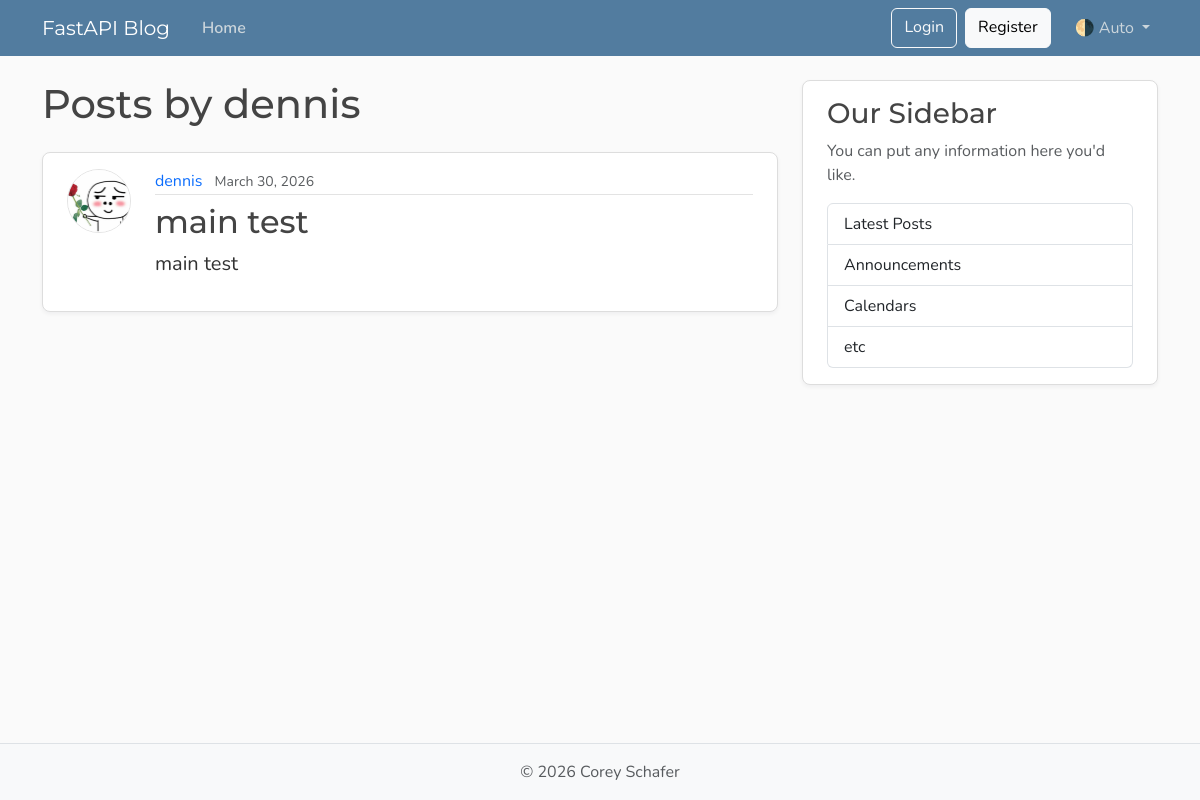
Before: /users/1/posts with the older database file.
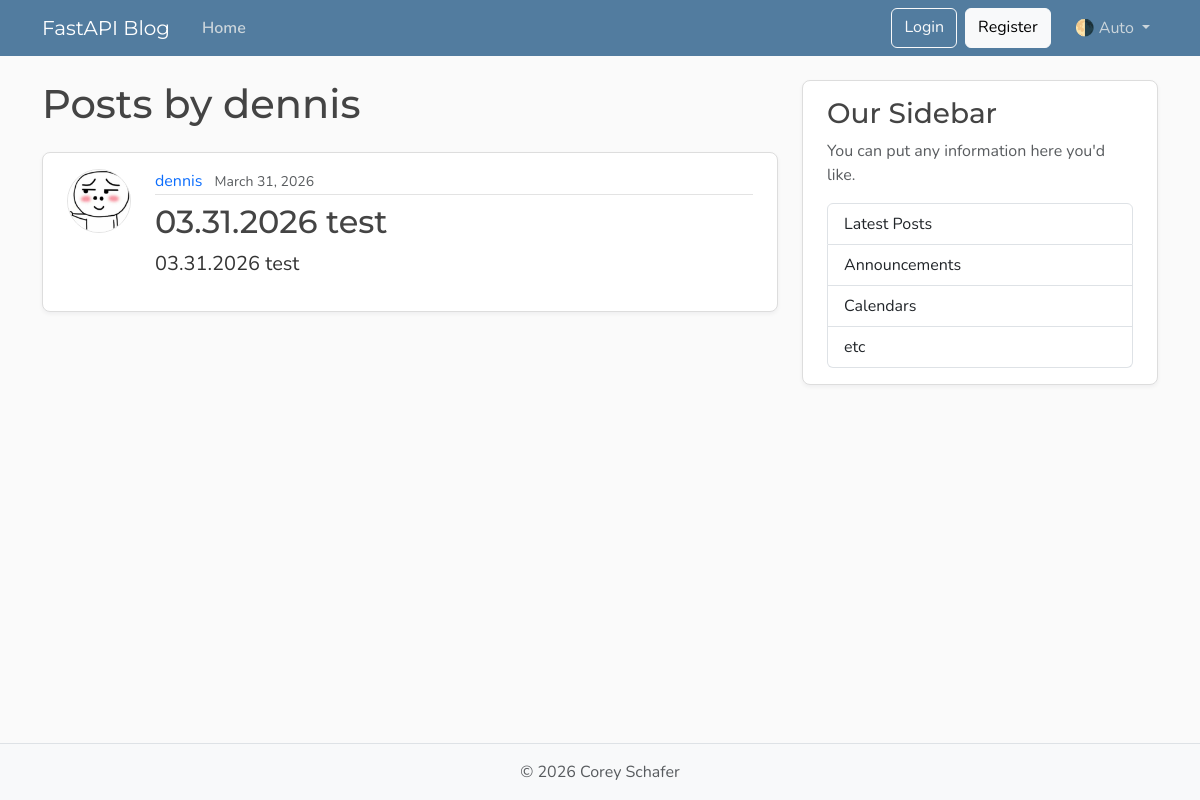
After: the same page with the newer database file.
### models.py (models this page shows, shortened)
class User(Base):
    __tablename__ = "users"
    id: Mapped[int] = mapped_column(Integer, primary_key=True, index=True)
    username: Mapped[str] = mapped_column(String(50), unique=True, nullable=False)
    email: Mapped[str] = mapped_column(String(120), unique=True, nullable=False)
    image_file: Mapped[str | None] = mapped_column(
        String(200),
        nullable=True,
        default=None,
    )
    posts: Mapped[list[Post]] = relationship(
        back_populates="author",
        cascade="all, delete-orphan",
    )

class Post(Base):
    __tablename__ = "posts"
    id: Mapped[int] = mapped_column(Integer, primary_key=True, index=True)
    title: Mapped[str] = mapped_column(String(100), nullable=False)
    content: Mapped[str] = mapped_column(Text, nullable=False)
    user_id: Mapped[int] = mapped_column(
        ForeignKey("users.id"),
        nullable=False,
        index=True,
    )
    date_posted: Mapped[datetime] = mapped_column(
        DateTime(timezone=True),
        default=lambda: datetime.now(UTC),
    )
    author: Mapped[User] = relationship(back_populates="posts")

### main.py (the view)
@app.get("/users/{user_id}/posts", include_in_schema=False, name="user_posts")
async def user_posts_page(
    request: Request,
    user_id: int,
    db: Annotated[AsyncSession, Depends(get_db)],
):
    result = await db.execute(select(models.User).where(models.User.id == user_id))
    user = result.scalars().first()
    if not user:
        raise HTTPException(
            status_code=status.HTTP_404_NOT_FOUND,
            detail="User not found",
        )
    result = await db.execute(
        select(models.Post)
        .options(selectinload(models.Post.author))
        .where(models.Post.user_id == user_id),
    )
    posts = result.scalars().all()
    return templates.TemplateResponse(
        request,
        "user_posts.html",
        {"posts": posts, "user": user, "title": f"{user.username}'s Posts"},
    )

### templates/user_posts.html
{% extends "layout.html" %}
{% block content %}
  <h1 class="mb-4">Posts by {{ user.username }}</h1>
  {% for post in posts %}
    <article class="content-section py-3 px-4 mb-4">
      <div class="d-flex align-items-start gap-4">
        <img class="rounded-circle article-img flex-shrink-0"
             src="{{ post.author.image_path }}"
             alt="{{ post.author.username }}'s profile picture"
             width="64"
             height="64"
             loading="lazy">
        <div class="flex-grow-1">
          <div class="article-metadata mb-2">
            <a class="me-2"
               href="{{ url_for('user_posts', user_id=post.author.id) }}">{{ post.author.username }}</a>
            <small class="text-body-secondary">{{ post.date_posted.strftime("%B %d, %Y") }}</small>
          </div>
          <h2>
            <a class="article-title"
               href="{{ url_for('post_page', post_id=post.id) }}">{{ post.title }}</a>
          </h2>
          <p class="article-content">{{ post.content }}</p>
        </div>
      </div>
    </article>
  {% else %}
    <p class="text-body-secondary">No posts by this user yet.</p>
  {% endfor %}
{% endblock content %}

### templates/layout.html (shortened to what this page needs)
<!DOCTYPE html>
<html lang="en">
  <head>
    <link href="https://cdn.jsdelivr.net/npm/bootstrap@5.3.8/dist/css/bootstrap.min.css"
          rel="stylesheet"
>
    <link rel="stylesheet" type="text/css" href="{{ url_for("static", path='css/main.css')}}">
  </head>
  <body class="d-flex flex-column min-vh-100">
    <header class="site-header">
      <nav class="navbar navbar-expand-md bg-steel fixed-top"
           data-bs-theme="dark">
        <div class="container">
          <a class="navbar-brand me-4" href="{{ url_for("home")}}">FastAPI Blog</a>
          <div class="collapse navbar-collapse" id="navbarToggle">
            <div class="navbar-nav me-auto">
              <a class="nav-link active" aria-current="page" href="{{ url_for("home")}}">Home</a>
            </div>
            <div class="navbar-nav">
              <a class="btn btn-outline-light mb-2 mb-md-0 me-md-2" href="#">Login</a>
              <a class="btn btn-light mb-2 mb-md-0 me-md-3" href="#">Register</a>
              <div class="nav-item dropdown">
                <a class="nav-link dropdown-toggle"
                   href="#"
                   role="button"
                   id="bd-theme"
                   data-bs-toggle="dropdown"
                   aria-expanded="false">
                  <span id="bd-theme-text">🌗 Auto</span>
                </a>
              </div>
            </div>
          </div>
        </div>
      </nav>
    </header>
    <main role="main" class="container">
      <div class="row">
        <div class="col-md-8">
          {% block content %}
          {% endblock content %}
        </div>
        <aside class="col-md-4">
          <div class="content-section py-3 px-4 mb-4">
            <h3>Our Sidebar</h3>
            <p class="text-body-secondary">You can put any information here you'd like.</p>
            <ul class="list-group">
              <li class="list-group-item">Latest Posts</li>
              <li class="list-group-item">Announcements</li>
              <li class="list-group-item">Calendars</li>
              <li class="list-group-item">etc</li>
            </ul>
          </div>
        </aside>
      </div>
    </main>
    <footer class="mt-auto py-3 bg-body-tertiary border-top">
      <div class="container text-center">
        <p class="text-body-secondary mb-0">
          © <span id="year"></span> Corey Schafer
        </p>
      </div>
    </footer>
  </body>
</html>

### static/css/main.css (style rules this page uses)
:root { --font-heading: "Montserrat", system-ui, -apple-system, BlinkMacSystemFont, sans-serif; --font-body: "Nunito", system-ui, -apple-system, BlinkMacSystemFont, sans-serif; --color-bg-body: #fafafa; --color-bg-content: #ffffff; --color-text-primary: #333333; --color-text-heading: #444444; --color-steel: #527c9f; --color-nav-link: #cbd5db; --color-nav-link-hover: #ffffff; --color-link-hover: #428bca; --color-border: #dddddd; --color-border-light: #e3e3e3; --spacing-xl: 5rem; --article-img-size: 4rem; --account-img-size: 7.813rem; }
body { font-family: var(--font-body); background: var(--color-bg-body); color: var(--color-text-primary); }
main { padding-top: var(--spacing-xl); }
h1, h2, h3, h4, h5, h6 { font-family: var(--font-heading); color: var(--color-text-heading); }
.navbar-brand { font-family: var(--font-heading); }
a { text-decoration: none; }
.bg-steel { background-color: var(--color-steel); }
.site-header .navbar-nav .nav-link { color: var(--color-nav-link); transition: color 0.2s ease-in-out; }
.site-header .navbar-nav .nav-link.active { font-weight: 600; }
.content-section { background: var(--color-bg-content); border: 1px solid var(--color-border); border-radius: 0.5rem; box-shadow: 0 2px 4px rgba(15, 23, 42, 0.05); transition: box-shadow 0.15s ease, transform 0.15s ease, border-color 0.15s ease; }
.article-title { color: var(--color-text-heading); transition: color 0.2s ease-in-out; }
.article-content { white-space: pre-line; font-size: 1.25rem; }
.article-img { height: var(--article-img-size); width: var(--article-img-size); flex-shrink: 0; object-fit: cover; border: 1px solid var(--color-border-light); box-shadow: 0 0 0 2px var(--color-bg-content); }
.article-metadata { padding-bottom: 0.063rem; border-bottom: 1px solid var(--color-border-light); }
.article-metadata a { transition: color 0.2s ease-in-out; }
[data-bs-theme="dark"] { --color-bg-body: #1a1a1a; --color-bg-content: #2d2d2d; --color-text-primary: #e0e0e0; --color-text-heading: #f0f0f0; --color-border: #404040; --color-border-light: #4a4a4a; }

Changed rows visible on the page:
changed Post "dennis": image_file: picture removed, a placeholder shows; date_posted "March 30, 2026" → "March 31, 2026"; title "main test" → "03.31.2026 test"; content "main test" → "03.31.2026 test"
